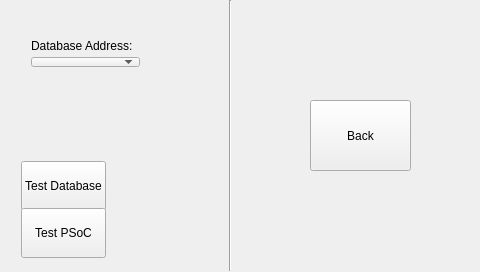
<?xml version="1.0" encoding="UTF-8"?>
<ui version="4.0">
 <class>MainWindow</class>
 <widget class="QMainWindow" name="MainWindow">
  <property name="geometry">
   <rect>
    <x>0</x>
    <y>0</y>
    <width>480</width>
    <height>272</height>
   </rect>
  </property>
  <property name="sizePolicy">
   <sizepolicy hsizetype="Fixed" vsizetype="Fixed">
    <horstretch>0</horstretch>
    <verstretch>0</verstretch>
   </sizepolicy>
  </property>
  <property name="minimumSize">
   <size>
    <width>480</width>
    <height>272</height>
   </size>
  </property>
  <property name="maximumSize">
   <size>
    <width>480</width>
    <height>272</height>
   </size>
  </property>
  <property name="windowTitle">
   <string>MainWindow</string>
  </property>
  <widget class="QWidget" name="centralWidget">
   <widget class="QStackedWidget" name="mainwindowStack">
    <property name="geometry">
     <rect>
      <x>0</x>
      <y>0</y>
      <width>481</width>
      <height>321</height>
     </rect>
    </property>
    <property name="currentIndex">
     <number>5</number>
    </property>
    <widget class="QWidget" name="homePage">
     <widget class="QPushButton" name="testButton">
      <property name="geometry">
       <rect>
        <x>90</x>
        <y>220</y>
        <width>86</width>
        <height>51</height>
       </rect>
      </property>
      <property name="text">
       <string>Test</string>
      </property>
     </widget>
     <widget class="QWidget" name="layoutWidget">
      <property name="geometry">
       <rect>
        <x>0</x>
        <y>20</y>
        <width>481</width>
        <height>141</height>
       </rect>
      </property>
      <layout class="QVBoxLayout" name="verticalLayout_2">
       <item alignment="Qt::AlignHCenter">
        <widget class="QLabel" name="iDrinkLabel">
         <property name="minimumSize">
          <size>
           <width>269</width>
           <height>50</height>
          </size>
         </property>
         <property name="maximumSize">
          <size>
           <width>269</width>
           <height>50</height>
          </size>
         </property>
         <property name="text">
          <string>&lt;!DOCTYPE HTML PUBLIC &quot;-//W3C//DTD HTML 4.0//EN&quot; &quot;http://www.w3.org/TR/REC-html40/strict.dtd&quot;&gt;
&lt;html&gt;&lt;head&gt;&lt;meta name=&quot;qrichtext&quot; content=&quot;1&quot; /&gt;&lt;style type=&quot;text/css&quot;&gt;
p, li { white-space: pre-wrap; }
&lt;/style&gt;&lt;/head&gt;&lt;body style=&quot; font-family:'Droid Sans'; font-size:10pt; font-weight:400; font-style:normal;&quot;&gt;
&lt;p style=&quot; margin-top:0px; margin-bottom:0px; margin-left:0px; margin-right:0px; -qt-block-indent:0; text-indent:0px;&quot;&gt;&lt;span style=&quot; font-family:'Liberation Sans'; font-size:24pt;&quot;&gt;iDrink &lt;/span&gt;&lt;span style=&quot; font-family:'Liberation Sans'; font-size:24pt; vertical-align:super;&quot;&gt;TM&lt;/span&gt;&lt;/p&gt;&lt;/body&gt;&lt;/html&gt;</string>
         </property>
         <property name="alignment">
          <set>Qt::AlignCenter</set>
         </property>
        </widget>
       </item>
       <item alignment="Qt::AlignHCenter">
        <widget class="QLabel" name="creditValueLabel">
         <property name="minimumSize">
          <size>
           <width>269</width>
           <height>77</height>
          </size>
         </property>
         <property name="maximumSize">
          <size>
           <width>269</width>
           <height>77</height>
          </size>
         </property>
         <property name="text">
          <string>0</string>
         </property>
         <property name="textFormat">
          <enum>Qt::RichText</enum>
         </property>
         <property name="scaledContents">
          <bool>false</bool>
         </property>
         <property name="alignment">
          <set>Qt::AlignCenter</set>
         </property>
        </widget>
       </item>
      </layout>
     </widget>
     <widget class="QPushButton" name="settingsButton">
      <property name="geometry">
       <rect>
        <x>0</x>
        <y>220</y>
        <width>91</width>
        <height>51</height>
       </rect>
      </property>
      <property name="text">
       <string>Settings</string>
      </property>
     </widget>
     <widget class="QLabel" name="warningLabel">
      <property name="geometry">
       <rect>
        <x>110</x>
        <y>170</y>
        <width>260</width>
        <height>40</height>
       </rect>
      </property>
      <property name="minimumSize">
       <size>
        <width>260</width>
        <height>0</height>
       </size>
      </property>
      <property name="maximumSize">
       <size>
        <width>300</width>
        <height>40</height>
       </size>
      </property>
      <property name="text">
       <string>&lt;html&gt;&lt;head/&gt;&lt;body&gt;&lt;p align=&quot;center&quot;&gt;Warning! System Error, contact employee.&lt;/p&gt;&lt;/body&gt;&lt;/html&gt;</string>
      </property>
     </widget>
    </widget>
    <widget class="QWidget" name="drinkpickerPage">
     <widget class="QWidget" name="layoutWidget_2">
      <property name="geometry">
       <rect>
        <x>60</x>
        <y>70</y>
        <width>141</width>
        <height>56</height>
       </rect>
      </property>
      <layout class="QVBoxLayout" name="verticalLayout_3">
       <item>
        <widget class="QLabel" name="creditLabel_2">
         <property name="text">
          <string>Credit:</string>
         </property>
         <property name="alignment">
          <set>Qt::AlignCenter</set>
         </property>
        </widget>
       </item>
       <item>
        <widget class="QLabel" name="creditValueLabel_2">
         <property name="text">
          <string>0</string>
         </property>
         <property name="textFormat">
          <enum>Qt::RichText</enum>
         </property>
         <property name="scaledContents">
          <bool>true</bool>
         </property>
         <property name="alignment">
          <set>Qt::AlignCenter</set>
         </property>
        </widget>
       </item>
      </layout>
     </widget>
     <widget class="QWidget" name="layoutWidget_3">
      <property name="geometry">
       <rect>
        <x>260</x>
        <y>20</y>
        <width>214</width>
        <height>229</height>
       </rect>
      </property>
      <layout class="QHBoxLayout" name="horizontalLayout">
       <item>
        <layout class="QVBoxLayout" name="verticalLayout_4">
         <item>
          <widget class="QPushButton" name="drinkButton1">
           <property name="sizePolicy">
            <sizepolicy hsizetype="Fixed" vsizetype="Fixed">
             <horstretch>0</horstretch>
             <verstretch>0</verstretch>
            </sizepolicy>
           </property>
           <property name="minimumSize">
            <size>
             <width>101</width>
             <height>71</height>
            </size>
           </property>
           <property name="maximumSize">
            <size>
             <width>101</width>
             <height>71</height>
            </size>
           </property>
           <property name="text">
            <string>Drink 1</string>
           </property>
          </widget>
         </item>
         <item>
          <widget class="QPushButton" name="drinkButton2">
           <property name="sizePolicy">
            <sizepolicy hsizetype="Fixed" vsizetype="Fixed">
             <horstretch>0</horstretch>
             <verstretch>0</verstretch>
            </sizepolicy>
           </property>
           <property name="minimumSize">
            <size>
             <width>101</width>
             <height>71</height>
            </size>
           </property>
           <property name="maximumSize">
            <size>
             <width>101</width>
             <height>71</height>
            </size>
           </property>
           <property name="text">
            <string>Drink 2</string>
           </property>
          </widget>
         </item>
         <item>
          <widget class="QPushButton" name="drinkButton3">
           <property name="sizePolicy">
            <sizepolicy hsizetype="Fixed" vsizetype="Fixed">
             <horstretch>0</horstretch>
             <verstretch>0</verstretch>
            </sizepolicy>
           </property>
           <property name="minimumSize">
            <size>
             <width>101</width>
             <height>71</height>
            </size>
           </property>
           <property name="maximumSize">
            <size>
             <width>101</width>
             <height>71</height>
            </size>
           </property>
           <property name="text">
            <string>Drink 3</string>
           </property>
          </widget>
         </item>
        </layout>
       </item>
       <item>
        <layout class="QVBoxLayout" name="verticalLayout">
         <item>
          <widget class="QPushButton" name="drinkButton4">
           <property name="sizePolicy">
            <sizepolicy hsizetype="Fixed" vsizetype="Fixed">
             <horstretch>0</horstretch>
             <verstretch>0</verstretch>
            </sizepolicy>
           </property>
           <property name="minimumSize">
            <size>
             <width>101</width>
             <height>71</height>
            </size>
           </property>
           <property name="maximumSize">
            <size>
             <width>101</width>
             <height>71</height>
            </size>
           </property>
           <property name="text">
            <string>Drink 4</string>
           </property>
          </widget>
         </item>
         <item>
          <widget class="QPushButton" name="drinkButton5">
           <property name="sizePolicy">
            <sizepolicy hsizetype="Fixed" vsizetype="Fixed">
             <horstretch>0</horstretch>
             <verstretch>0</verstretch>
            </sizepolicy>
           </property>
           <property name="minimumSize">
            <size>
             <width>101</width>
             <height>71</height>
            </size>
           </property>
           <property name="maximumSize">
            <size>
             <width>101</width>
             <height>71</height>
            </size>
           </property>
           <property name="text">
            <string>Drink 5</string>
           </property>
          </widget>
         </item>
         <item>
          <widget class="QPushButton" name="drinkButton6">
           <property name="sizePolicy">
            <sizepolicy hsizetype="Fixed" vsizetype="Fixed">
             <horstretch>0</horstretch>
             <verstretch>0</verstretch>
            </sizepolicy>
           </property>
           <property name="minimumSize">
            <size>
             <width>101</width>
             <height>71</height>
            </size>
           </property>
           <property name="maximumSize">
            <size>
             <width>101</width>
             <height>71</height>
            </size>
           </property>
           <property name="text">
            <string>Drink 6</string>
           </property>
          </widget>
         </item>
        </layout>
       </item>
      </layout>
     </widget>
     <widget class="QPushButton" name="drinkPickerHomeButton">
      <property name="geometry">
       <rect>
        <x>80</x>
        <y>160</y>
        <width>101</width>
        <height>71</height>
       </rect>
      </property>
      <property name="minimumSize">
       <size>
        <width>101</width>
        <height>71</height>
       </size>
      </property>
      <property name="maximumSize">
       <size>
        <width>101</width>
        <height>71</height>
       </size>
      </property>
      <property name="text">
       <string>Home</string>
      </property>
     </widget>
     <widget class="QLabel" name="expensiveLabel">
      <property name="geometry">
       <rect>
        <x>20</x>
        <y>30</y>
        <width>231</width>
        <height>20</height>
       </rect>
      </property>
      <property name="text">
       <string>That drink is too expensive for you..</string>
      </property>
     </widget>
    </widget>
    <widget class="QWidget" name="pleaseWaitPage">
     <widget class="QLabel" name="pleaseWaitLabel">
      <property name="geometry">
       <rect>
        <x>0</x>
        <y>0</y>
        <width>481</width>
        <height>271</height>
       </rect>
      </property>
      <property name="text">
       <string>&lt;html&gt;&lt;head/&gt;&lt;body&gt;&lt;p align=&quot;center&quot;&gt;&lt;span style=&quot; font-size:36pt;&quot;&gt;Please Wait..&lt;/span&gt;&lt;/p&gt;&lt;/body&gt;&lt;/html&gt;</string>
      </property>
     </widget>
    </widget>
    <widget class="QWidget" name="servicePage">
     <widget class="QWidget" name="layoutWidget_4">
      <property name="geometry">
       <rect>
        <x>60</x>
        <y>20</y>
        <width>103</width>
        <height>227</height>
       </rect>
      </property>
      <layout class="QVBoxLayout" name="verticalLayout_5">
       <item>
        <widget class="QPushButton" name="replaceBottlesButton">
         <property name="minimumSize">
          <size>
           <width>101</width>
           <height>71</height>
          </size>
         </property>
         <property name="maximumSize">
          <size>
           <width>101</width>
           <height>71</height>
          </size>
         </property>
         <property name="text">
          <string>Replace Bottles</string>
         </property>
        </widget>
       </item>
       <item>
        <widget class="QPushButton" name="systemSettingsButton">
         <property name="minimumSize">
          <size>
           <width>101</width>
           <height>71</height>
          </size>
         </property>
         <property name="maximumSize">
          <size>
           <width>101</width>
           <height>71</height>
          </size>
         </property>
         <property name="text">
          <string>System Settings</string>
         </property>
        </widget>
       </item>
      </layout>
     </widget>
     <widget class="Line" name="line_3">
      <property name="geometry">
       <rect>
        <x>220</x>
        <y>0</y>
        <width>20</width>
        <height>271</height>
       </rect>
      </property>
      <property name="orientation">
       <enum>Qt::Vertical</enum>
      </property>
     </widget>
     <widget class="QPushButton" name="serviceHomeButton">
      <property name="geometry">
       <rect>
        <x>310</x>
        <y>100</y>
        <width>101</width>
        <height>71</height>
       </rect>
      </property>
      <property name="minimumSize">
       <size>
        <width>101</width>
        <height>71</height>
       </size>
      </property>
      <property name="maximumSize">
       <size>
        <width>101</width>
        <height>71</height>
       </size>
      </property>
      <property name="text">
       <string>Home</string>
      </property>
     </widget>
     <widget class="QLabel" name="iDrinkLabel_3">
      <property name="geometry">
       <rect>
        <x>320</x>
        <y>20</y>
        <width>81</width>
        <height>41</height>
       </rect>
      </property>
      <property name="text">
       <string>&lt;html&gt;&lt;head/&gt;&lt;body&gt;&lt;p&gt;&lt;span style=&quot; font-size:20pt;&quot;&gt;iDrink&lt;/span&gt;&lt;/p&gt;&lt;/body&gt;&lt;/html&gt;</string>
      </property>
     </widget>
    </widget>
    <widget class="QWidget" name="replaceBottlesPage">
     <widget class="QPushButton" name="settingsBackButton">
      <property name="geometry">
       <rect>
        <x>310</x>
        <y>100</y>
        <width>101</width>
        <height>71</height>
       </rect>
      </property>
      <property name="minimumSize">
       <size>
        <width>101</width>
        <height>71</height>
       </size>
      </property>
      <property name="maximumSize">
       <size>
        <width>101</width>
        <height>71</height>
       </size>
      </property>
      <property name="text">
       <string>Back</string>
      </property>
     </widget>
     <widget class="Line" name="line_7">
      <property name="geometry">
       <rect>
        <x>220</x>
        <y>0</y>
        <width>20</width>
        <height>271</height>
       </rect>
      </property>
      <property name="orientation">
       <enum>Qt::Vertical</enum>
      </property>
     </widget>
     <widget class="QLabel" name="label_2">
      <property name="geometry">
       <rect>
        <x>250</x>
        <y>30</y>
        <width>211</width>
        <height>51</height>
       </rect>
      </property>
      <property name="text">
       <string>&lt;html&gt;&lt;head/&gt;&lt;body&gt;&lt;p align=&quot;center&quot;&gt;When the Bottle is replaced,&lt;/p&gt;&lt;p align=&quot;center&quot;&gt; please click the button accordingly.&lt;/p&gt;&lt;/body&gt;&lt;/html&gt;</string>
      </property>
     </widget>
     <widget class="QWidget" name="layoutWidget">
      <property name="geometry">
       <rect>
        <x>10</x>
        <y>20</y>
        <width>214</width>
        <height>229</height>
       </rect>
      </property>
      <layout class="QHBoxLayout" name="horizontalLayout_2">
       <item>
        <layout class="QVBoxLayout" name="verticalLayout_7">
         <item>
          <widget class="QPushButton" name="bottleButton">
           <property name="minimumSize">
            <size>
             <width>101</width>
             <height>71</height>
            </size>
           </property>
           <property name="maximumSize">
            <size>
             <width>101</width>
             <height>71</height>
            </size>
           </property>
           <property name="text">
            <string>Bottle1</string>
           </property>
          </widget>
         </item>
         <item>
          <widget class="QPushButton" name="bottleButton_4">
           <property name="minimumSize">
            <size>
             <width>101</width>
             <height>71</height>
            </size>
           </property>
           <property name="maximumSize">
            <size>
             <width>101</width>
             <height>71</height>
            </size>
           </property>
           <property name="text">
            <string>Bottle3</string>
           </property>
          </widget>
         </item>
         <item>
          <widget class="QPushButton" name="bottleButton_6">
           <property name="minimumSize">
            <size>
             <width>101</width>
             <height>71</height>
            </size>
           </property>
           <property name="maximumSize">
            <size>
             <width>101</width>
             <height>71</height>
            </size>
           </property>
           <property name="text">
            <string>Bottle5</string>
           </property>
          </widget>
         </item>
        </layout>
       </item>
       <item>
        <layout class="QVBoxLayout" name="verticalLayout_8">
         <item>
          <widget class="QPushButton" name="bottleButton_2">
           <property name="minimumSize">
            <size>
             <width>101</width>
             <height>71</height>
            </size>
           </property>
           <property name="maximumSize">
            <size>
             <width>101</width>
             <height>71</height>
            </size>
           </property>
           <property name="text">
            <string>Bottle2</string>
           </property>
          </widget>
         </item>
         <item>
          <widget class="QPushButton" name="bottleButton_3">
           <property name="minimumSize">
            <size>
             <width>101</width>
             <height>71</height>
            </size>
           </property>
           <property name="maximumSize">
            <size>
             <width>101</width>
             <height>71</height>
            </size>
           </property>
           <property name="text">
            <string>Bottle4</string>
           </property>
          </widget>
         </item>
         <item>
          <widget class="QPushButton" name="bottleButton_5">
           <property name="minimumSize">
            <size>
             <width>101</width>
             <height>71</height>
            </size>
           </property>
           <property name="maximumSize">
            <size>
             <width>101</width>
             <height>71</height>
            </size>
           </property>
           <property name="text">
            <string>Bottle6</string>
           </property>
          </widget>
         </item>
        </layout>
       </item>
      </layout>
     </widget>
    </widget>
    <widget class="QWidget" name="systemSettingsPage">
     <widget class="QPushButton" name="settingsBackButton_2">
      <property name="geometry">
       <rect>
        <x>310</x>
        <y>100</y>
        <width>101</width>
        <height>71</height>
       </rect>
      </property>
      <property name="minimumSize">
       <size>
        <width>101</width>
        <height>71</height>
       </size>
      </property>
      <property name="maximumSize">
       <size>
        <width>101</width>
        <height>71</height>
       </size>
      </property>
      <property name="text">
       <string>Back</string>
      </property>
     </widget>
     <widget class="Line" name="line_8">
      <property name="geometry">
       <rect>
        <x>220</x>
        <y>0</y>
        <width>20</width>
        <height>271</height>
       </rect>
      </property>
      <property name="orientation">
       <enum>Qt::Vertical</enum>
      </property>
     </widget>
     <widget class="QWidget" name="layoutWidget">
      <property name="geometry">
       <rect>
        <x>20</x>
        <y>30</y>
        <width>131</width>
        <height>48</height>
       </rect>
      </property>
      <layout class="QVBoxLayout" name="verticalLayout_6">
       <item>
        <widget class="QLabel" name="label">
         <property name="text">
          <string>Database Address:</string>
         </property>
        </widget>
       </item>
       <item>
        <widget class="QComboBox" name="addressBox"/>
       </item>
      </layout>
     </widget>
     <widget class="QWidget" name="">
      <property name="geometry">
       <rect>
        <x>10</x>
        <y>150</y>
        <width>167</width>
        <height>110</height>
       </rect>
      </property>
      <layout class="QHBoxLayout" name="horizontalLayout_3">
       <item>
        <layout class="QVBoxLayout" name="verticalLayout_9">
         <item>
          <widget class="QPushButton" name="testDBButton">
           <property name="minimumSize">
            <size>
             <width>0</width>
             <height>50</height>
            </size>
           </property>
           <property name="text">
            <string>Test Database</string>
           </property>
          </widget>
         </item>
         <item>
          <widget class="QPushButton" name="testPsocButton">
           <property name="minimumSize">
            <size>
             <width>0</width>
             <height>50</height>
            </size>
           </property>
           <property name="text">
            <string>Test PSoC</string>
           </property>
          </widget>
         </item>
        </layout>
       </item>
       <item>
        <layout class="QVBoxLayout" name="verticalLayout_10">
         <item>
          <widget class="QLabel" name="DBStatusLabel">
           <property name="text">
            <string/>
           </property>
          </widget>
         </item>
         <item>
          <widget class="QLabel" name="PsocStatusLabel">
           <property name="text">
            <string/>
           </property>
          </widget>
         </item>
        </layout>
       </item>
      </layout>
     </widget>
    </widget>
    <widget class="QWidget" name="systemStatusPage"/>
   </widget>
  </widget>
 </widget>
 <layoutdefault spacing="6" margin="11"/>
 <resources/>
 <connections/>
</ui>
